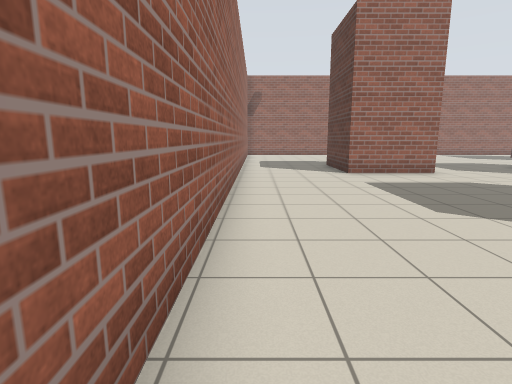
View 1 (above)

16 first-person views from a walk through a world built for the Player/Stage simulator. The camera is 1.2 m above the floor, tilts 10° down and sees 80° across. Floor lines are 1 m apart. The floor is counted in squares, 1 m on a side. Each view is taken from the middle of a square. On the plan, view 1 faces up. The plan holds only what a view shows up to about 13 squares ahead; the rest is blank. Robots are left out.

View 2
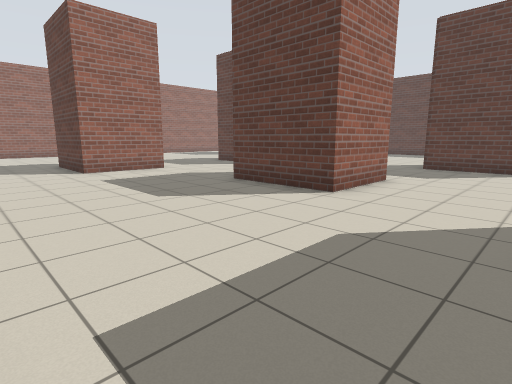

View 3
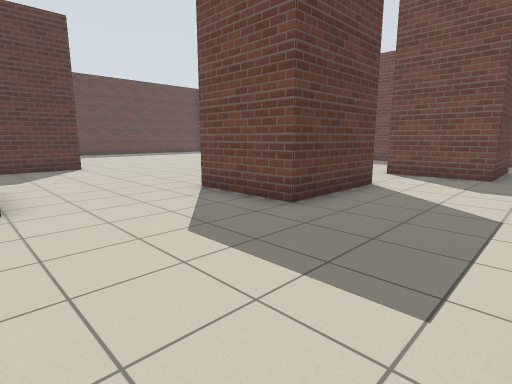

View 4
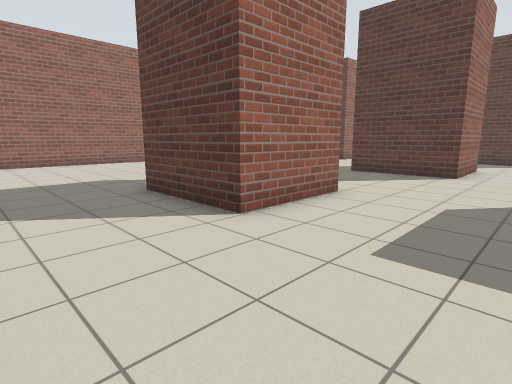

View 5
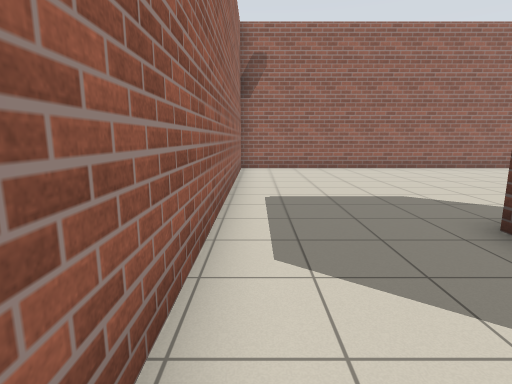

View 6
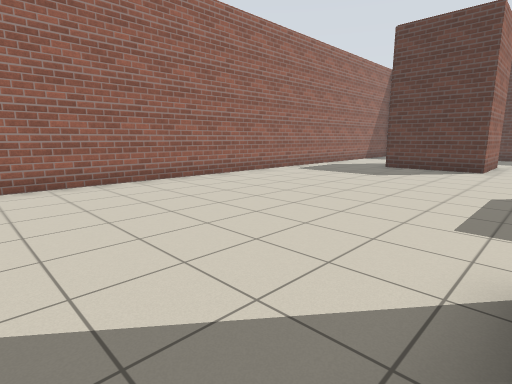

View 7
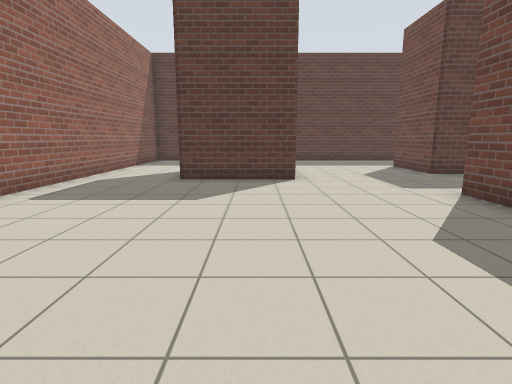

View 8
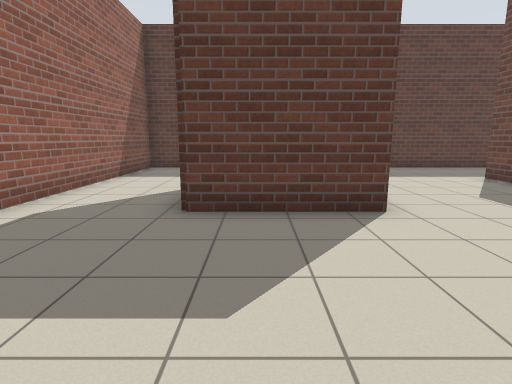

View 9
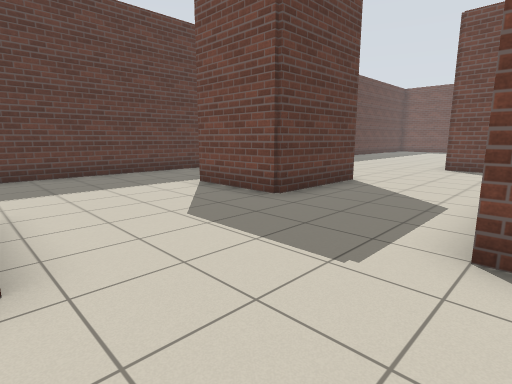

View 10
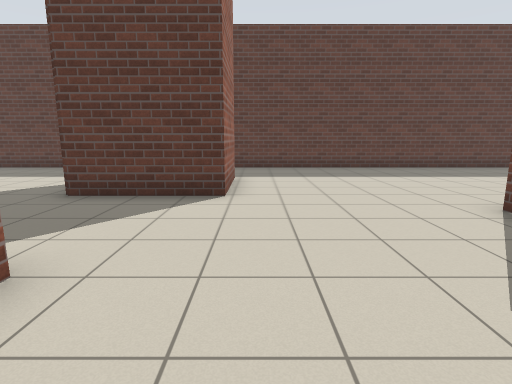

View 11
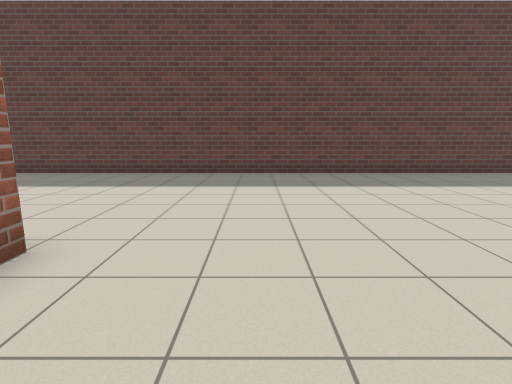

View 12
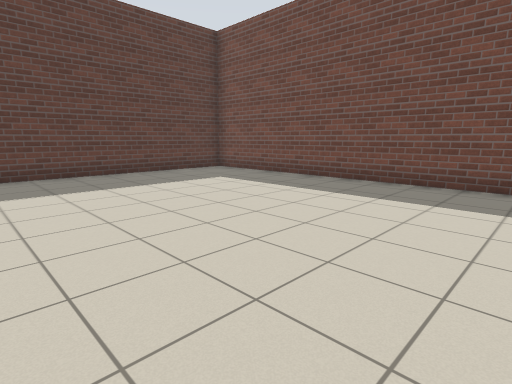

View 13
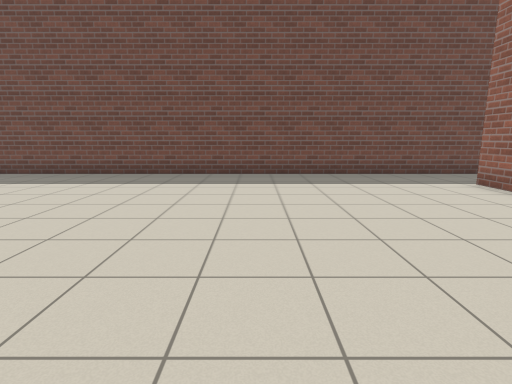

View 14
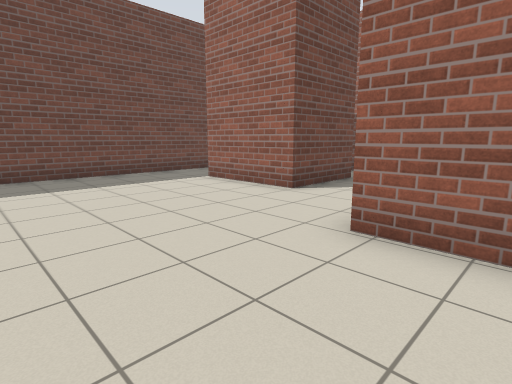

View 15
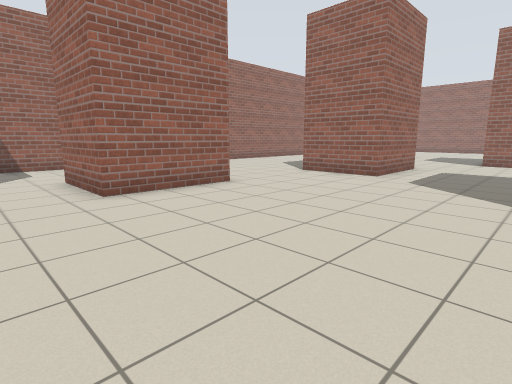

View 16
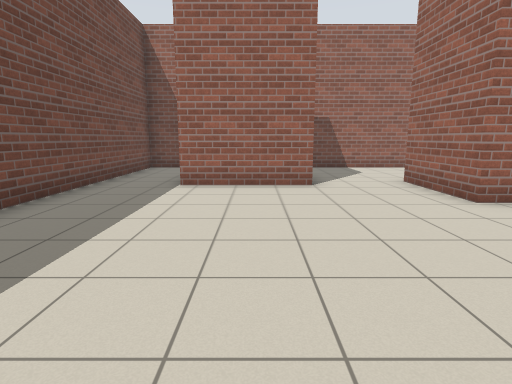

### Floor plan
Points are (right, up) in squares from view 1. A wall is a line through its corners. A room is listed if a view was taken in it or the views show most of it. See-through windows are left out.
Room 1 (views 1, 2, 3, 4, 5, 6, 7, 8, 9, 10, 11, 12, 13, 14, 15, 16)
walls: (14.9, 2.8) (16.1, 2.8); (8.9, 6) (8.9, 2.6) (6, 2.6) (6, 6); (13.1, -0.6) (13.1, 2.9); (13.5, 9.2) (10.6, 9.2) (10.6, 12.6); (6.4, -1.5) (6.4, -4.8) (3.5, -4.8) (3.5, -1.5) (6.4, -1.5); (12.1, 12.5) (13.5, 12.5); (6.2, 10.5) (3.2, 10.5) (3.2, 13.9); (20.4, 7.6) (17.3, 7.6) (17.3, 11) (20.2, 11); (19, 15.8) (15.9, 15.8) (15.9, 19.2); (-0.6, -2.8) (-0.6, -6.8); (1.3, -11) (1.3, -7.6) (4.2, -7.6) (4.2, -11); (-0.6, -12.1) (-0.6, -13.3) (23.6, -13.3) (23.6, 17.6); (23.6, 21.1) (23.6, 22.3) (-0.6, 22.3); (-0.6, 21.9) (-0.6, 0.6)

Positions as (right, up) in squares from view 1, and headings:
1: (0, 0), facing up
2: (0, -1), facing up-right
3: (0, 3), facing down-right
4: (0, 7), facing up-right
5: (0, 10), facing up
6: (3, 14), facing up-right
7: (7, 17), facing right
8: (11, 18), facing right
9: (13, 16), facing down-right
10: (11, 7), facing right
11: (13, -3), facing right
12: (13, -5), facing down-right
13: (10, -3), facing down
14: (10, -3), facing down-left
15: (13, -7), facing up-left
16: (12, -9), facing left
